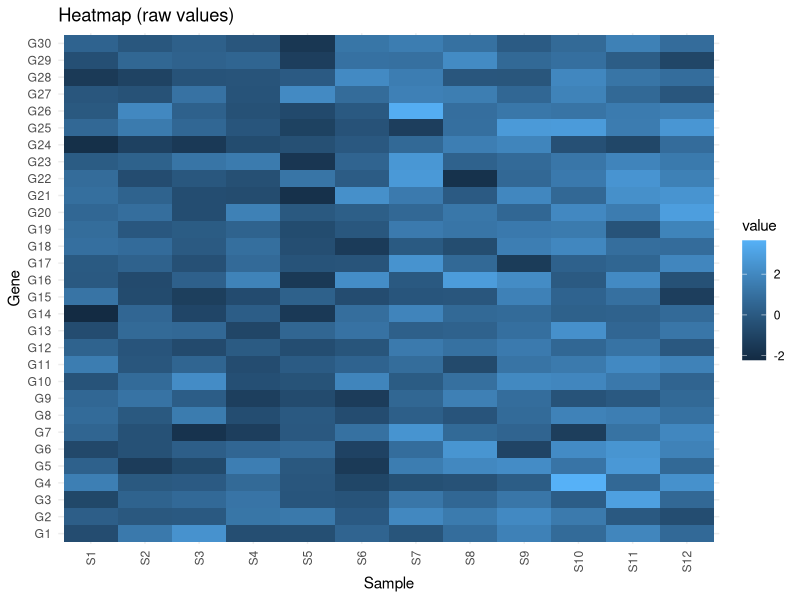

R code for this plot: (Note: this script raises an error after producing the figure.)
library(ggplot2) #先要启动
set.seed(1)

n_gene <- 30
n_samp <- 12

genes <- paste0("G", 1:n_gene)
samples <- paste0("S", 1:n_samp)

# gene x sample 的表达矩阵
expr <- matrix(rnorm(n_gene * n_samp), nrow = n_gene,
               dimnames = list(genes, samples))

# 模拟：让后 6 个样本整体偏高一点（像 treatment）
expr[, 7:12] <- expr[, 7:12] + 1

df <- as.data.frame(as.table(expr))
colnames(df) <- c("gene", "sample", "value")
head(df)
p <- ggplot(df, aes(x = sample, y = gene, fill = value)) +
  geom_tile() +
  labs(title = "Heatmap (raw values)", x = "Sample", y = "Gene") +
  theme_minimal() +
  theme(axis.text.x = element_text(angle = 90, vjust = 0.5, hjust = 1))

print(p)
可以看见热图的版本了
#z score标准化
expr_z <- t(scale(t(expr)))   # 对每一行（gene）标准化
dfz <- as.data.frame(as.table(expr_z))
colnames(dfz) <- c("gene", "sample", "value")
#画图
p_z <- ggplot(dfz, aes(x = sample, y = gene, fill = value)) +
  geom_tile() +
  labs(title = "Heatmap (row z-score)", x = "Sample", y = "Gene") +
  theme_minimal() +
  theme(axis.text.x = element_text(angle = 90, vjust = 0.5, hjust = 1))

print(p_z)
